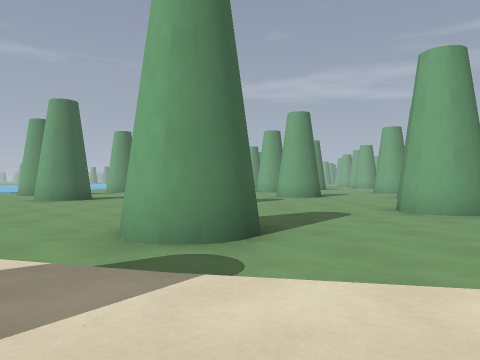
View 1 (above)

23 first-person views from a walk through a Godot game level. The camera is 1.2 m above the floor, looks level and sees 70° across. Doors that lead somewhere are drawn open, without their leaves. The floor is counted in squares, 2 m on a side. Each view is taken from the middle of a square. On the plan, view 1 faces up. The plan holds only what a view shows up to about 10 squares ahead; the rest is blank. The place goes on beyond the plan. Surface patterns are stand-ins for the level's own textures.

View 2
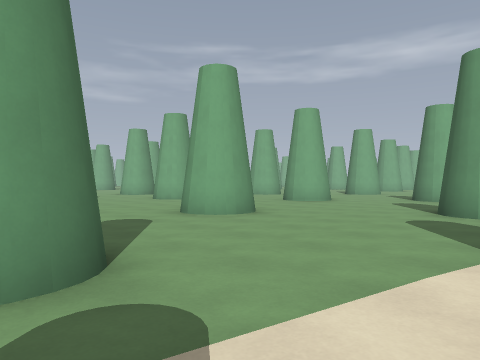

View 3
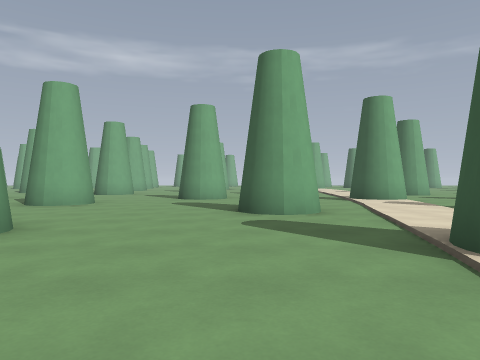

View 4
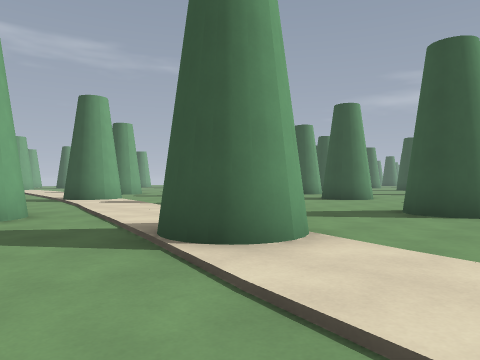

View 5
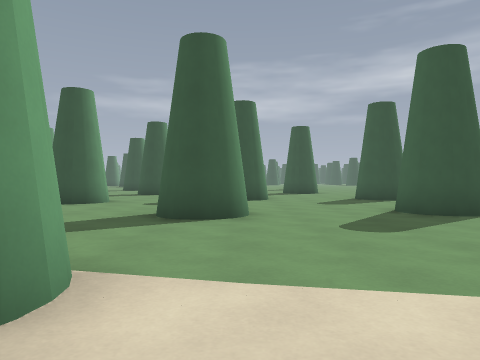

View 6
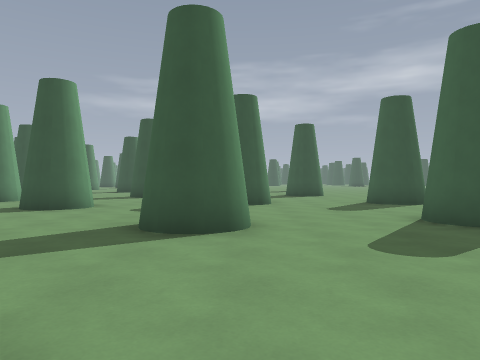

View 7
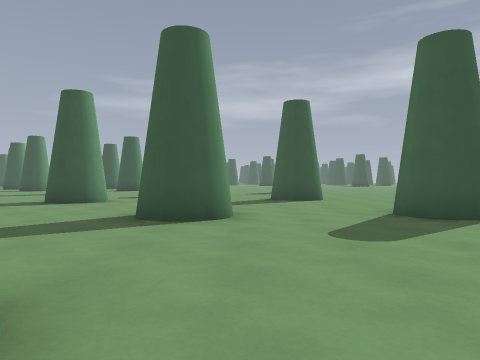

View 8
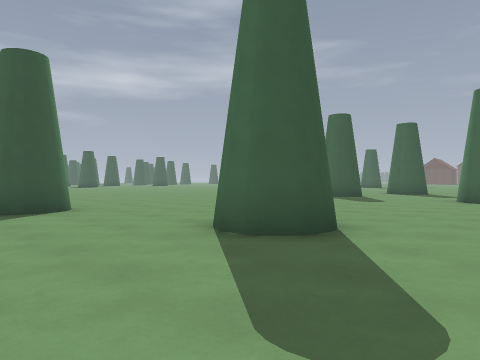

View 9
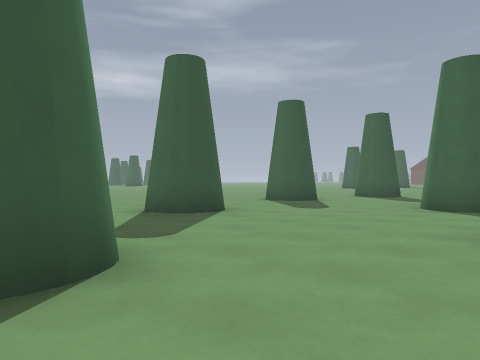

View 10
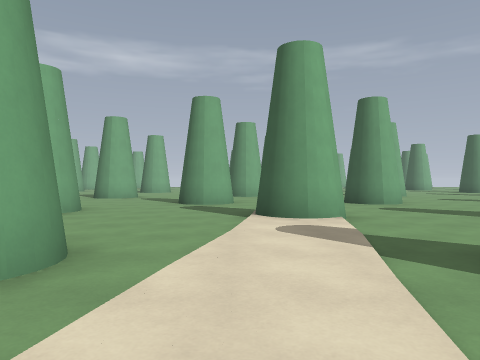

View 11
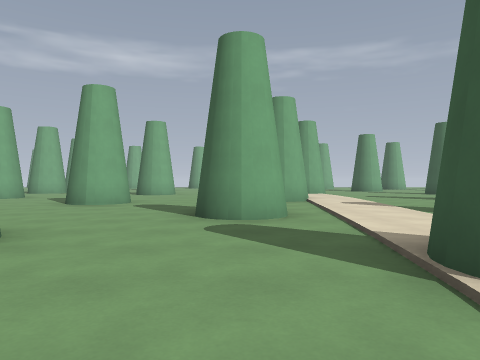

View 12
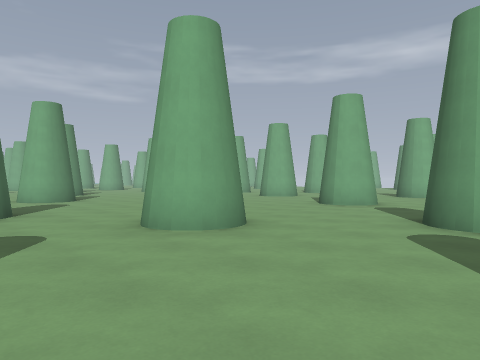

View 13
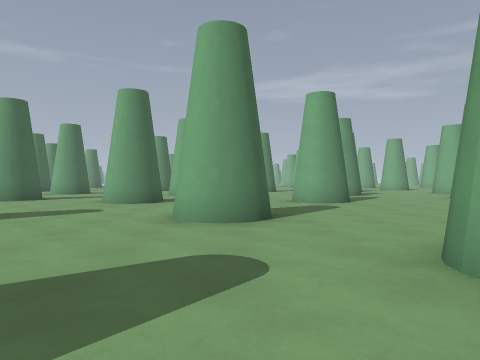

View 14
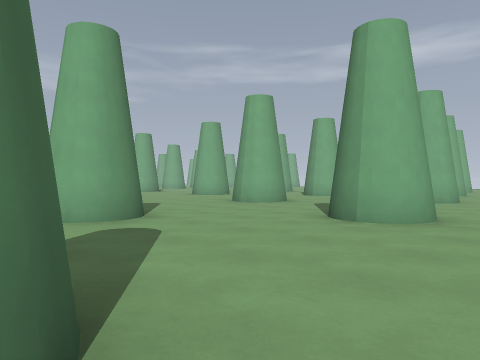

View 15
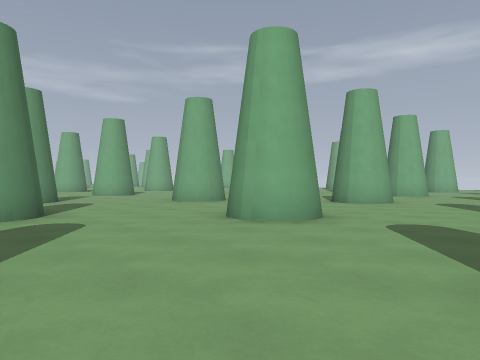

View 16
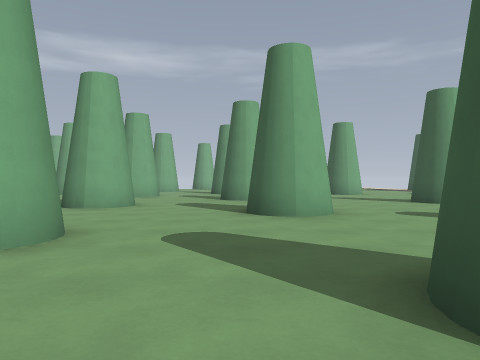

View 17
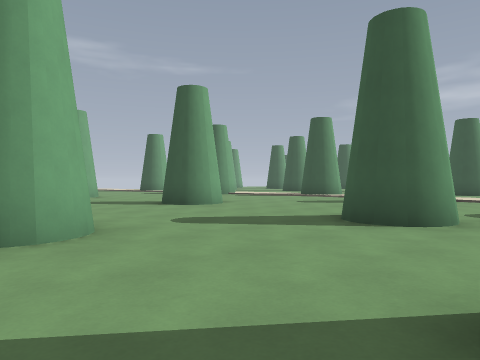

View 18
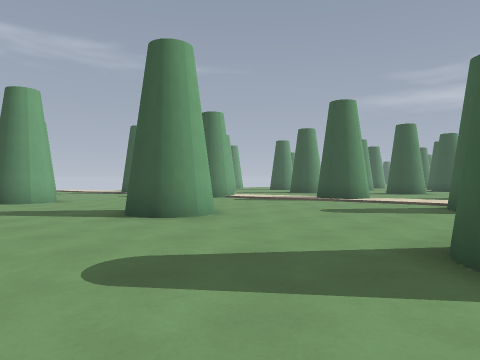

View 19
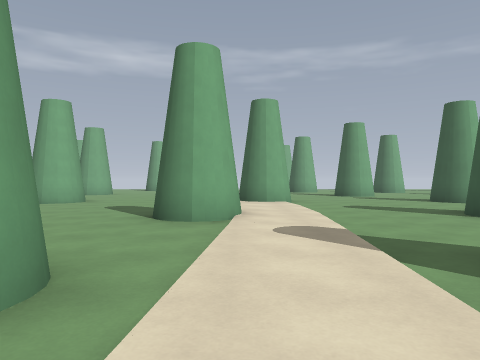

View 20
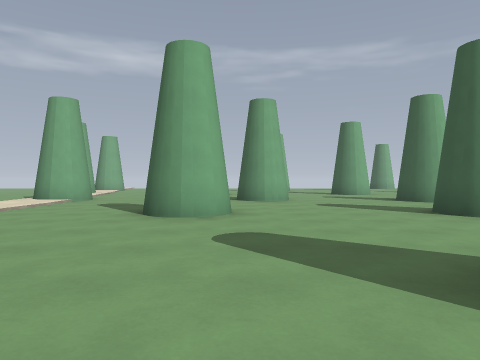

View 21
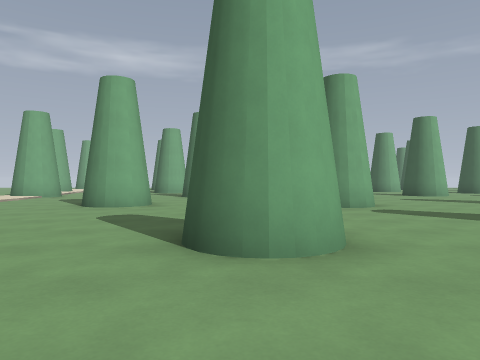

View 22
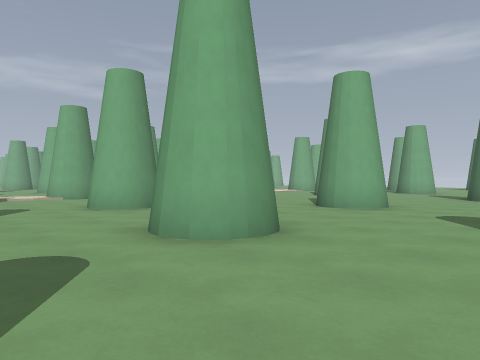

View 23
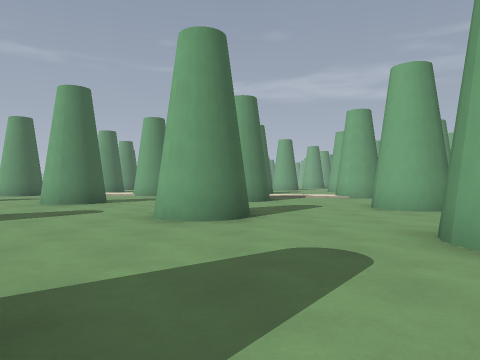

### Floor plan
Key: @ floor where view 1 was taken; # wall or solid block; . floor.
Columns run from 13 left of view 1 to 23 right of it. Each row starts with its distance up from view 1.
 19                             #.
 18                             ...
 17                            ....##
 16                           #.....
 15                           #.....
 14                           .....  .#
 13                           ...# ...#..
 12                #...#   .##...##......
 11                 ...#.  .#............
 10        ##.    .......  .............#
  9        ....   .............##...##
  8        ....  ........##....##......
  7         .... ....#...##..............
  6          ... ....#...................
  5          ... .................#....##
  4           ..##..........#.....#....#
  3            .........#................
  2            ........##................
  1             ...##..........#.........
  0             .@.# ..............#.....
 -1             ..... .....#...........#
 -2            ......  ................#
 -3           ........ #................
 -4           #...##...........#........
 -5           #............ ............
 -6        ...............## ......##...
 -7   #...............##.... ..........#
 -8   #...........#...#.... ...........#
 -9 .........##...#....... ...##........
-10 .............. .......#.............
-11  .....#....... ................#....
-12  ##...#.......  .##............#...#
-13    .. .....#..  .# ....     ......

Positions as (right, up) in squares from view 1, and headings:
1: (0, 0), facing up
2: (-1, 1), facing up-right
3: (0, 3), facing right
4: (0, 3), facing down-right
5: (1, 2), facing down
6: (1, 1), facing down
7: (0, -3), facing down
8: (0, -6), facing down-left
9: (-3, -6), facing down-left
10: (4, 0), facing right
11: (8, 1), facing right
12: (8, 0), facing up-right
13: (9, 2), facing up
14: (9, 6), facing up-right
15: (12, 9), facing up-right
16: (13, 10), facing right
17: (15, 10), facing down-right
18: (17, 8), facing down-right
19: (12, -1), facing right
20: (12, -7), facing right
21: (10, -9), facing right
22: (6, -13), facing up-right
23: (6, -13), facing up
